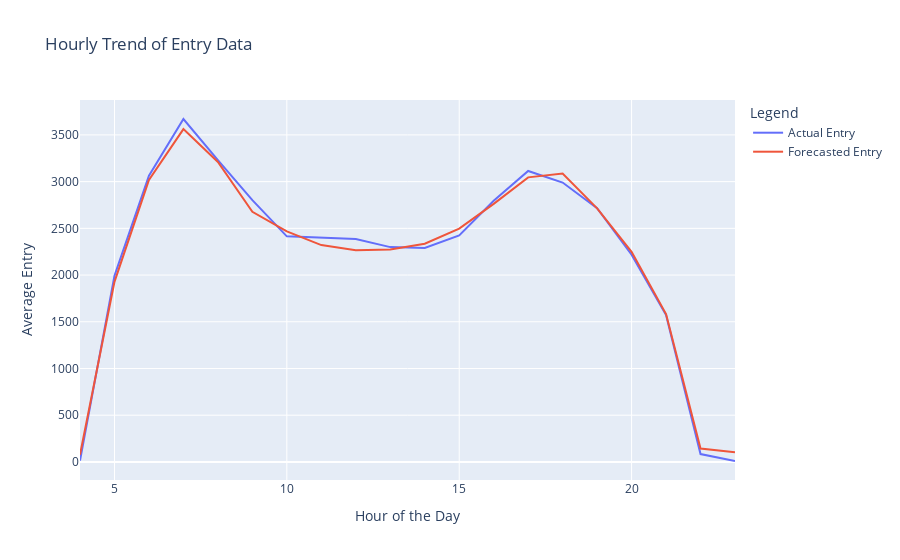

Write notebook code for a chart like this one.
### Code cell
# Inverse transform the actual values
df_actual = pd.DataFrame(y_test, columns=['Entry'])
y_test_inv = scaler_entry.inverse_transform(df_actual)

# Ensure date_time_test matches the length of y_test_inv and y_pred_inv
date_time_test = df['Date Time'][-len(y_test_inv):]

# Create a DataFrame with the predictions, actual values, and corresponding is_holiday and rain_class
df_pred_with_time = pd.DataFrame({
    'Date Time': date_time_test,
    'Actual Entry': y_test_inv.flatten(),
    'Forecasted Entry': y_pred_inv.flatten(),
    'is_holiday': df['is_holiday'][-len(y_test_inv):].values,  # Add is_holiday to the DataFrame
    'rain_class': df['rain_class'][-len(y_test_inv):].values   # Add rain_class to the DataFrame
})

# Extract the hour from the 'Date Time' column
df_pred_with_time['hour'] = df_pred_with_time['Date Time'].dt.hour

# Aggregate the actual and predicted values by hour
hourly_trend = df_pred_with_time.groupby('hour').agg({
    'Actual Entry': 'mean',
    'Forecasted Entry': 'mean'
}).reset_index()

# Display the aggregated data
print(hourly_trend)

import plotly.express as px

# Create a Plotly figure for the hourly trend based on actual and predicted values
fig = px.line(hourly_trend, x='hour', y=['Actual Entry', 'Forecasted Entry'], title='Hourly Trend of Entry Data')

# Update layout for better visualization
fig.update_layout(
    xaxis_title='Hour of the Day',
    yaxis_title='Average Entry',
    legend_title='Legend'
)


# Show the plot
fig.show()

### Figure 1 — Plotly figure (JSON) as saved in the notebook; plotly's stock layout.template omitted (floating-point values rounded to 4 significant figures)
{"data": [{"hovertemplate": "variable=Actual Entry<br>hour=%{x}<br>value=%{y}<extra></extra>", "legendgroup": "Actual Entry", "line": {"color": "#636efa", "dash": "solid"}, "marker": {"symbol": "circle"}, "mode": "lines", "name": "Actual Entry", "orientation": "v", "showlegend": true, "type": "scatter", "x": [4, 5, 6, 7, 8, 9, 10, 11, 12, 13, 14, 15, 16, 17, 18, 19, 20, 21, 22, 23], "xaxis": "x", "y": [13.55, 1993.0, 3063.0, 3670.0, 3231.0, 2802.0, 2414.0, 2397.0, 2386.0, 2299.0, 2290.0, 2425.0, 2795.0, 3114.0, 2990.0, 2715.0, 2218.0, 1572.0, 84.22, 9.769], "yaxis": "y"}, {"hovertemplate": "variable=Forecasted Entry<br>hour=%{x}<br>value=%{y}<extra></extra>", "legendgroup": "Forecasted Entry", "line": {"color": "#EF553B", "dash": "solid"}, "marker": {"symbol": "circle"}, "mode": "lines", "name": "Forecasted Entry", "orientation": "v", "showlegend": true, "type": "scatter", "x": [4, 5, 6, 7, 8, 9, 10, 11, 12, 13, 14, 15, 16, 17, 18, 19, 20, 21, 22, 23], "xaxis": "x", "y": [76.89, 1927.0, 3018.0, 3562.0, 3210.0, 2677.0, 2467.0, 2321.0, 2266.0, 2275.0, 2336.0, 2498.0, 2762.0, 3046.0, 3088.0, 2714.0, 2248.0, 1582.0, 143.7, 102.1], "yaxis": "y"}], "layout": {"legend": {"title": {"text": "Legend"}, "tracegroupgap": 0}, "title": {"text": "Hourly Trend of Entry Data"}, "xaxis": {"anchor": "y", "domain": [0, 1], "title": {"text": "Hour of the Day"}}, "yaxis": {"anchor": "x", "domain": [0, 1], "title": {"text": "Average Entry"}}}}
